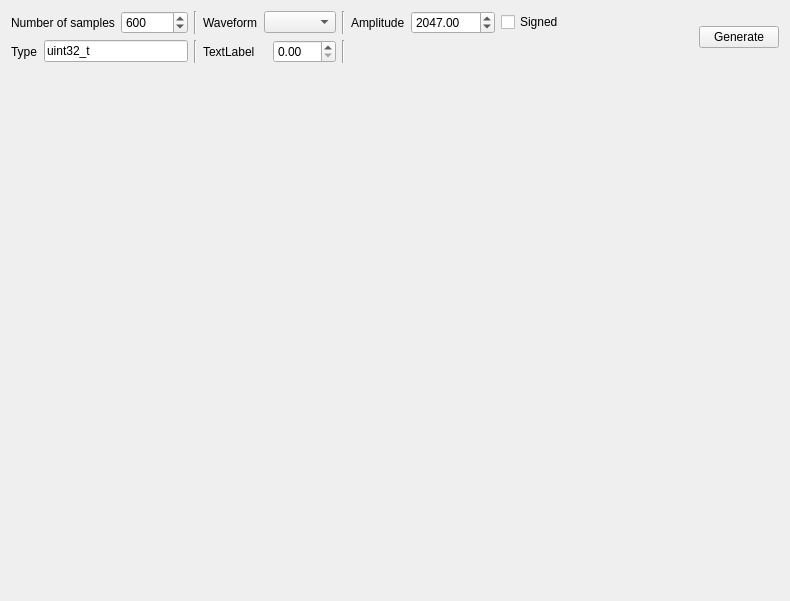
<?xml version="1.0" encoding="UTF-8"?>
<ui version="4.0">
 <class>MainWindow</class>
 <widget class="QMainWindow" name="MainWindow">
  <property name="geometry">
   <rect>
    <x>0</x>
    <y>0</y>
    <width>790</width>
    <height>601</height>
   </rect>
  </property>
  <property name="windowTitle">
   <string>Waveform Generator</string>
  </property>
  <widget class="QWidget" name="centralWidget">
   <layout class="QVBoxLayout" name="verticalLayout" stretch="0,1">
    <item>
     <layout class="QHBoxLayout" name="horizontalLayout_5">
      <item>
       <layout class="QGridLayout" name="gridLayout" columnstretch="0,0,1">
        <item row="0" column="0">
         <layout class="QHBoxLayout" name="horizontalLayout_2">
          <item>
           <widget class="QLabel" name="label">
            <property name="text">
             <string>Number of samples</string>
            </property>
           </widget>
          </item>
          <item>
           <widget class="QSpinBox" name="numSamples">
            <property name="maximum">
             <number>100000</number>
            </property>
            <property name="value">
             <number>600</number>
            </property>
           </widget>
          </item>
          <item>
           <widget class="Line" name="line">
            <property name="orientation">
             <enum>Qt::Vertical</enum>
            </property>
           </widget>
          </item>
         </layout>
        </item>
        <item row="0" column="1">
         <layout class="QHBoxLayout" name="horizontalLayout_3">
          <item>
           <widget class="QLabel" name="label_2">
            <property name="text">
             <string>Waveform</string>
            </property>
           </widget>
          </item>
          <item>
           <widget class="QComboBox" name="waveform"/>
          </item>
          <item>
           <widget class="Line" name="line_2">
            <property name="orientation">
             <enum>Qt::Vertical</enum>
            </property>
           </widget>
          </item>
         </layout>
        </item>
        <item row="0" column="2">
         <layout class="QHBoxLayout" name="horizontalLayout_4">
          <item>
           <widget class="QLabel" name="label_3">
            <property name="text">
             <string>Amplitude</string>
            </property>
           </widget>
          </item>
          <item>
           <widget class="QDoubleSpinBox" name="amplitude">
            <property name="minimum">
             <double>0.010000000000000</double>
            </property>
            <property name="maximum">
             <double>1000000.000000000000000</double>
            </property>
            <property name="value">
             <double>2047.000000000000000</double>
            </property>
           </widget>
          </item>
          <item>
           <widget class="QCheckBox" name="signedSamples">
            <property name="text">
             <string>Signed</string>
            </property>
           </widget>
          </item>
          <item>
           <spacer name="horizontalSpacer">
            <property name="orientation">
             <enum>Qt::Horizontal</enum>
            </property>
            <property name="sizeHint" stdset="0">
             <size>
              <width>40</width>
              <height>20</height>
             </size>
            </property>
           </spacer>
          </item>
         </layout>
        </item>
        <item row="1" column="0">
         <layout class="QHBoxLayout" name="horizontalLayout">
          <item>
           <widget class="QLabel" name="label_4">
            <property name="text">
             <string>Type</string>
            </property>
           </widget>
          </item>
          <item>
           <widget class="QLineEdit" name="type">
            <property name="text">
             <string>uint32_t</string>
            </property>
           </widget>
          </item>
          <item>
           <widget class="Line" name="line_3">
            <property name="orientation">
             <enum>Qt::Vertical</enum>
            </property>
           </widget>
          </item>
         </layout>
        </item>
        <item row="1" column="1">
         <layout class="QHBoxLayout" name="extraParameterLayout">
          <item>
           <widget class="QLabel" name="extraParameterName">
            <property name="text">
             <string>TextLabel</string>
            </property>
           </widget>
          </item>
          <item>
           <widget class="QDoubleSpinBox" name="extraParameter">
            <property name="accelerated">
             <bool>true</bool>
            </property>
           </widget>
          </item>
          <item>
           <widget class="Line" name="line_4">
            <property name="orientation">
             <enum>Qt::Vertical</enum>
            </property>
           </widget>
          </item>
         </layout>
        </item>
       </layout>
      </item>
      <item>
       <spacer name="horizontalSpacer_2">
        <property name="orientation">
         <enum>Qt::Horizontal</enum>
        </property>
        <property name="sizeHint" stdset="0">
         <size>
          <width>40</width>
          <height>20</height>
         </size>
        </property>
       </spacer>
      </item>
      <item>
       <widget class="QPushButton" name="generate">
        <property name="text">
         <string>Generate</string>
        </property>
       </widget>
      </item>
     </layout>
    </item>
    <item>
     <widget class="QtCharts::QChartView" name="chartWidget" native="true"/>
    </item>
   </layout>
  </widget>
  <widget class="QMenuBar" name="menuBar">
   <property name="geometry">
    <rect>
     <x>0</x>
     <y>0</y>
     <width>790</width>
     <height>20</height>
    </rect>
   </property>
  </widget>
 </widget>
 <layoutdefault spacing="6" margin="11"/>
 <customwidgets>
  <customwidget>
   <class>QtCharts::QChartView</class>
   <extends>QWidget</extends>
   <header location="global">QChartView</header>
   <container>1</container>
  </customwidget>
 </customwidgets>
 <resources/>
 <connections/>
</ui>
